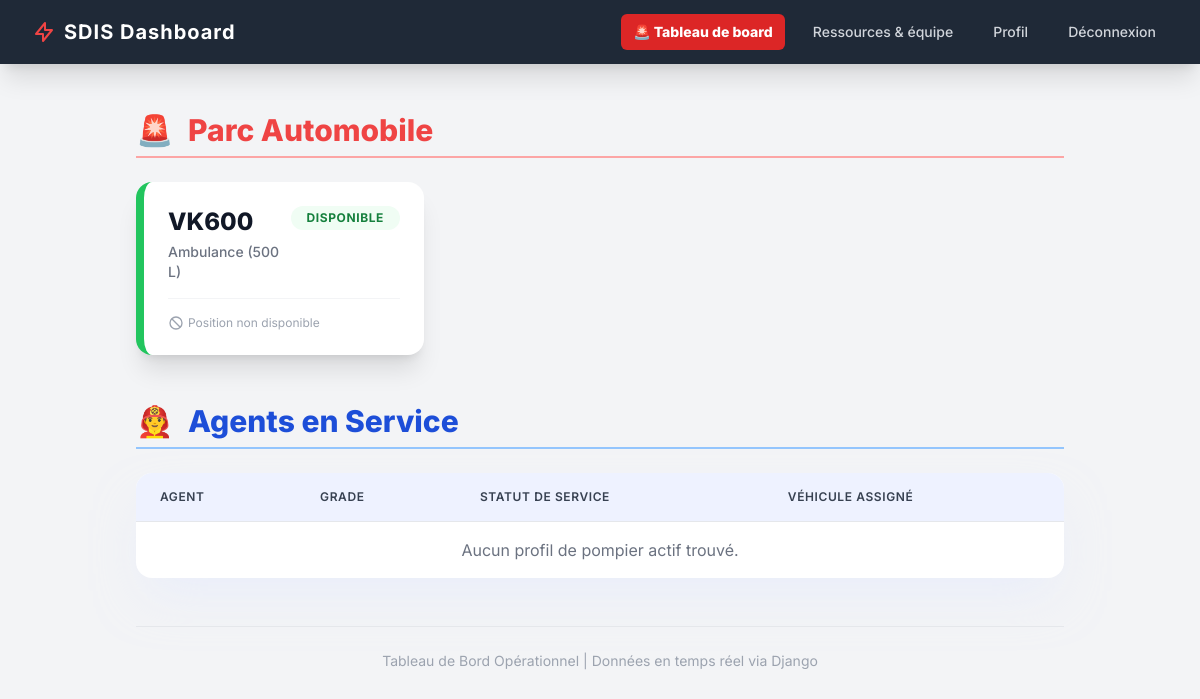
The app's page /pompiers/resources/ (signed in) with its own data.
### alert_core/models.py (models this page shows, shortened)
class Vehicle(models.Model):
    VEHICLE_TYPE_CHOICES = (
        ('CCF', _('Camion-Citerne Feu de Forêt')),
        ('FPT', _('Fourgon Pompe Tonne')),
        ('VSAV', _('Ambulance')),
        ('AUTRE', _('Autre')),
    )
    STATUS_CHOICES = (
        ('DISPONIBLE', _('Disponible')),
        ('EN_MISSION', _('En Mission')),
        ('MAINTENANCE', _('Maintenance')),
    )
    name = models.CharField(
        max_length=100,
        verbose_name=_("Nom / Numéro du Véhicule"),
        unique=True
    )
    vehicle_type = models.CharField(
        max_length=50,
        choices=VEHICLE_TYPE_CHOICES,
        default='FPT',
        verbose_name=_("Type de Véhicule")
    )
    capacity = models.IntegerField(
        verbose_name=_("Capacité (Litres d'eau ou Places)"),
        null=True,
        blank=True
    )
    status = models.CharField(
        max_length=20,
        choices=STATUS_CHOICES,
        default='DISPONIBLE',
        verbose_name=_("Statut Opérationnel")
    )
    latitude = models.DecimalField(
        max_digits=9,
        decimal_places=6,
        blank=True,
        null=True,
        verbose_name=_("Dernière Latitude GPS")
    )
    longitude = models.DecimalField(
        max_digits=9,
        decimal_places=6,
        blank=True,
        null=True,
        verbose_name=_("Dernière Longitude GPS")
    )
    last_update = models.DateTimeField(
        auto_now=True,
        verbose_name=_("Dernière Mise à Jour")
    )
    class Meta:
        verbose_name = _("Véhicule d'Intervention")
        verbose_name_plural = _("Véhicules d'Intervention")

### firefighter_dashboard/views.py (the view)
# urls.py: path('resources/', views.resources_view, name='dashboard_resources'),
@login_required
@user_passes_test(is_firefighter, login_url='/login/')
def resources_view(request):
    vehicles = Vehicle.objects.all().order_by('status')
    firefighters_profiles = FirefighterProfile.objects.select_related(
        'user',
        'assigned_vehicle'
    ).filter(
        user__is_active=True # S'assurer que les comptes ne sont pas désactivés
    ).order_by('rank', 'shift_status')
    context = {
        'vehicles': vehicles,
        'firefighters': firefighters_profiles,
    }
    return render(request, 'firefighter_dashboard/resources.html', context)

### firefighter_dashboard/views.py (called while the page is built)
def is_firefighter(user):
    return user.is_authenticated and user.role == 'POMPIER'

### firefighter_dashboard/templates/firefighter_dashboard/resources.html (shortened to what this page needs)
<!DOCTYPE html>
<html lang="fr">
<head>
    <script src="https://cdn.tailwindcss.com"></script>
</head>
<body>
    <nav class="bg-gray-800 shadow-xl sticky top-0 z-20">
        <div class="max-w-7xl mx-auto px-4 sm:px-6 lg:px-8">
            <div class="flex justify-between items-center h-16">
                <div class="flex-shrink-0">
                    <span class="text-white text-xl font-bold tracking-wider flex items-center">
                        <svg class="w-6 h-6 text-red-500 mr-2" fill="none" stroke="currentColor" viewBox="0 0 24 24" xmlns="http://www.w3.org/2000/svg"><path stroke-linecap="round" stroke-linejoin="round" stroke-width="2" d="M13 10V3L4 14h7v7l9-11h-7z"></path></svg>
                        SDIS Dashboard
                    </span>
                </div>
     <div class="hidden md:block">
                <div class="ml-10 flex items-baseline space-x-4">
                    <a href="{% url 'dashboard_intervention' %}" class="px-3 py-2 rounded-md text-sm font-medium text-white bg-red-600 hover:bg-red-700 transition duration-150">
                        <span class="font-extrabold">🚨 Tableau de board</span>
                    </a>
                    <a href="{% url 'dashboard_resources' %}" class="text-gray-300 hover:bg-gray-700 hover:text-white px-3 py-2 rounded-md text-sm font-medium transition duration-150">
                        Ressources & équipe
                    </a>
                    <a href="{% url 'dashboard_profile' %}" class="text-gray-300 hover:bg-gray-700 hover:text-white px-3 py-2 rounded-md text-sm font-medium transition duration-150">
                        Profil
                    </a>
                    <form method="post" action="{% url 'logout' %}" class="inline">
                        <button type="submit"
                                class="text-gray-300 hover:bg-gray-700 hover:text-white px-3 py-2 rounded-md text-sm font-medium transition duration-150 cursor-pointer focus:outline-none focus:ring-2 focus:ring-offset-2 focus:ring-offset-gray-800 focus:ring-white">
                            Déconnexion
                        </button>
                    </form>
                </div>
            </div>
            </div>
        </div>
    </nav>
    <div class="container mx-auto p-4 sm:p-8 lg:p-12">
        <div class="header-section border-red-300">
            <h2 class="text-3xl font-extrabold text-secondary">
                <span class="mr-2">🚨</span> Parc Automobile
            </h2>
        </div>
        <div id="vehicle-list" class="grid grid-cols-1 md:grid-cols-2 lg:grid-cols-3 xl:grid-cols-4 gap-8 mb-12">
            {% for vehicle in vehicles %}
                <div class="bg-white p-6 rounded-2xl shadow-xl transition duration-300 ease-in-out hover:shadow-2xl border-l-8
                    {% if vehicle.status == 'DISPONIBLE' %}border-green-500
                    {% elif vehicle.status == 'EN_MISSION' %}border-red-500
                    {% else %}border-yellow-500
                    {% endif %}">
                    <div class="flex justify-between items-start">
                        <div>
                            <div class="text-2xl font-extrabold mb-1 text-gray-900">{{ vehicle.name }}</div>
                            <p class="text-sm text-gray-500 font-medium">
                                {{ vehicle.get_vehicle_type_display }} ({% if vehicle.capacity %}{{ vehicle.capacity }} L{% else %}N/A{% endif %})
                            </p>
                        </div>
                        <span class="inline-block px-4 py-1 text-xs font-bold rounded-full uppercase tracking-wider
                            {% if vehicle.status == 'DISPONIBLE' %}bg-green-50 text-green-700
                            {% elif vehicle.status == 'EN_MISSION' %}bg-red-50 text-red-700 animate-pulse
                            {% else %}bg-yellow-50 text-yellow-700
                            {% endif %}">
                            {{ vehicle.get_status_display }}
                        </span>
                    </div>
                    <hr class="my-4 border-gray-100">
                    {% if vehicle.latitude and vehicle.longitude %}
                        <p class="text-xs text-gray-500 mt-3 flex items-center">
                            <svg class="w-4 h-4 mr-1 text-primary" fill="none" stroke="currentColor" viewBox="0 0 24 24" xmlns="http://www.w3.org/2000/svg"><path stroke-linecap="round" stroke-linejoin="round" stroke-width="2" d="M17.657 16.657L13.414 20.9a1.998 1.998 0 01-2.828 0l-4.243-4.243a8 8 0 1111.314 0z"></path><path stroke-linecap="round" stroke-linejoin="round" stroke-width="2" d="M15 11a3 3 0 11-6 0 3 3 0 016 0z"></path></svg>
                            Dernière position : {{ vehicle.latitude|floatformat:4 }}, {{ vehicle.longitude|floatformat:4 }}
                        </p>
                    {% else %}
                        <p class="text-xs text-gray-400 mt-3 flex items-center">
                            <svg class="w-4 h-4 mr-1" fill="none" stroke="currentColor" viewBox="0 0 24 24" xmlns="http://www.w3.org/2000/svg"><path stroke-linecap="round" stroke-linejoin="round" stroke-width="2" d="M18.364 18.364A9 9 0 005.636 5.636m12.728 12.728A9 9 0 015.636 5.636m12.728 12.728L5.636 5.636"></path></svg>
                            Position non disponible
                        </p>
                    {% endif %}
                </div>
            {% empty %}
                <p class="col-span-full text-gray-500 text-center py-4">Aucun véhicule n'a été enregistré.</p>
            {% endfor %}
        </div>
        <div class="header-section border-blue-300">
            <h2 class="text-3xl font-extrabold text-primary">
                <span class="mr-2">👨‍🚒</span> Agents en Service
            </h2>
        </div>
        <div class="overflow-x-auto bg-white rounded-2xl shadow-2xl shadow-indigo-100/50">
            <table class="min-w-full divide-y divide-gray-200">
                <thead class="bg-indigo-50">
                    <tr>
                        <th class="py-4 px-6 text-left text-xs font-semibold text-gray-700 uppercase tracking-wider">
                            Agent
                        </th>
                        <th class="py-4 px-6 text-left text-xs font-semibold text-gray-700 uppercase tracking-wider">
                            Grade
                        </th>
                        <th class="py-4 px-6 text-left text-xs font-semibold text-gray-700 uppercase tracking-wider">
                            Statut de Service
                        </th>
                        <th class="py-4 px-6 text-left text-xs font-semibold text-gray-700 uppercase tracking-wider">
                            Véhicule Assigné
                        </th>
                    </tr>
                </thead>
                <tbody class="divide-y divide-gray-100">
                    {% for profile in firefighters %}
                        <tr class="border-b border-gray-100 hover:bg-indigo-50/50 transition duration-150">
                            <td class="py-4 px-6 whitespace-nowrap font-semibold text-sm text-gray-900">
                                {{ profile.user.get_full_name|default:profile.user.username }}
                            </td>
                            <td class="py-4 px-6 whitespace-nowrap text-sm text-gray-600">
                                {{ profile.get_rank_display }}
                            </td>
                            <td class="py-4 px-6 whitespace-nowrap">
                                <span class="py-1 px-3 text-xs font-bold rounded-full uppercase tracking-wider
                                    {% if profile.shift_status == 'EN_SERVICE' %}bg-blue-100 text-blue-800
                                    {% elif profile.shift_status == 'EN_PAUSE' %}bg-yellow-100 text-yellow-800
                                    {% else %}bg-gray-100 text-gray-600
                                    {% endif %}">
                                    {{ profile.get_shift_status_display }}
                                </span>
                            </td>
                            <td class="py-4 px-6 whitespace-nowrap text-sm
                                {% if profile.assigned_vehicle %} text-gray-700 font-medium
                                {% else %} text-gray-400 italic
                                {% endif %}">
                                {% if profile.assigned_vehicle %}
                                    {{ profile.assigned_vehicle.name }}
                                {% else %}
                                    Non Assigné
                                {% endif %}
                            </td>
                        </tr>
                    {% empty %}
                        <tr><td colspan="4" class="py-4 px-6 text-center text-gray-500">Aucun profil de pompier actif trouvé.</td></tr>
                    {% endfor %}
                </tbody>
            </table>
        </div>
        <footer class="mt-12 text-center text-sm text-gray-400 border-t pt-6">
            Tableau de Bord Opérationnel | Données en temps réel via Django
        </footer>
    </div>
</body>
</html>

### firefighter_dashboard/templates/firefighter_dashboard/resources.html (style rules this page uses)
body { font-family: 'Inter', sans-serif; background-color: #f3f4f6; }
.header-section { display: flex; align-items: center; padding-bottom: 0.5rem; margin-bottom: 1.5rem; border-bottom: 2px solid; }

### records on screen
Vehicle: name "VK600", vehicle_type "Ambulance", capacity "500", status "DISPONIBLE", shows "Position non disponible"
